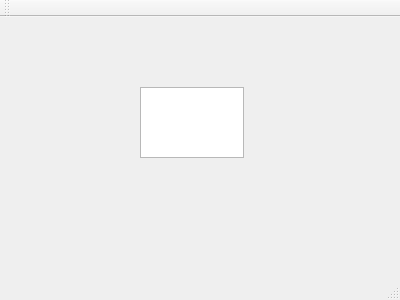
<?xml version="1.0" encoding="UTF-8"?>
<ui version="4.0">
 <class>MainWindow</class>
 <widget class="QMainWindow" name="MainWindow">
  <property name="geometry">
   <rect>
    <x>0</x>
    <y>0</y>
    <width>400</width>
    <height>300</height>
   </rect>
  </property>
  <property name="windowTitle">
   <string>MainWindow</string>
  </property>
  <widget class="QWidget" name="centralWidget">
   <widget class="QTextEdit" name="textEdit">
    <property name="geometry">
     <rect>
      <x>140</x>
      <y>70</y>
      <width>104</width>
      <height>71</height>
     </rect>
    </property>
   </widget>
  </widget>
  <widget class="QMenuBar" name="menuBar">
   <property name="geometry">
    <rect>
     <x>0</x>
     <y>0</y>
     <width>400</width>
     <height>23</height>
    </rect>
   </property>
  </widget>
  <widget class="QToolBar" name="mainToolBar">
   <attribute name="toolBarArea">
    <enum>TopToolBarArea</enum>
   </attribute>
   <attribute name="toolBarBreak">
    <bool>false</bool>
   </attribute>
  </widget>
  <widget class="QStatusBar" name="statusBar"/>
 </widget>
 <layoutdefault spacing="6" margin="11"/>
 <resources/>
 <connections/>
</ui>
